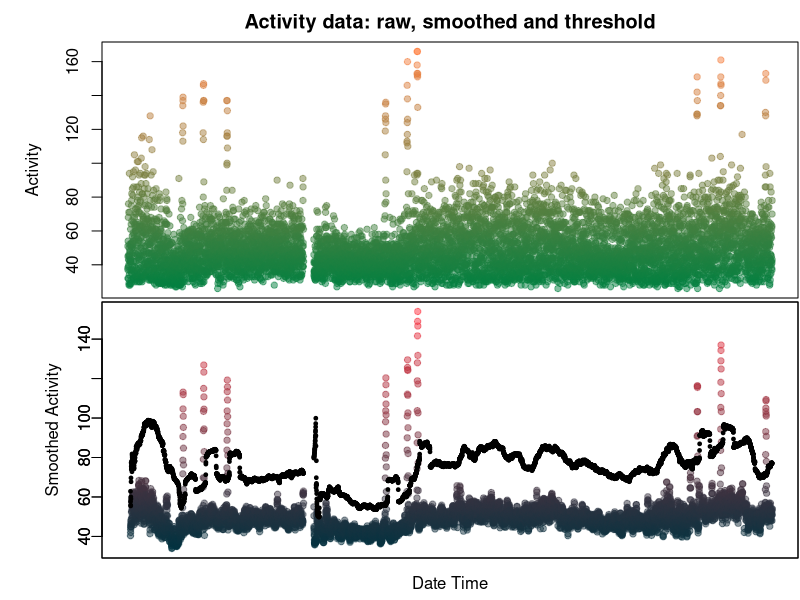
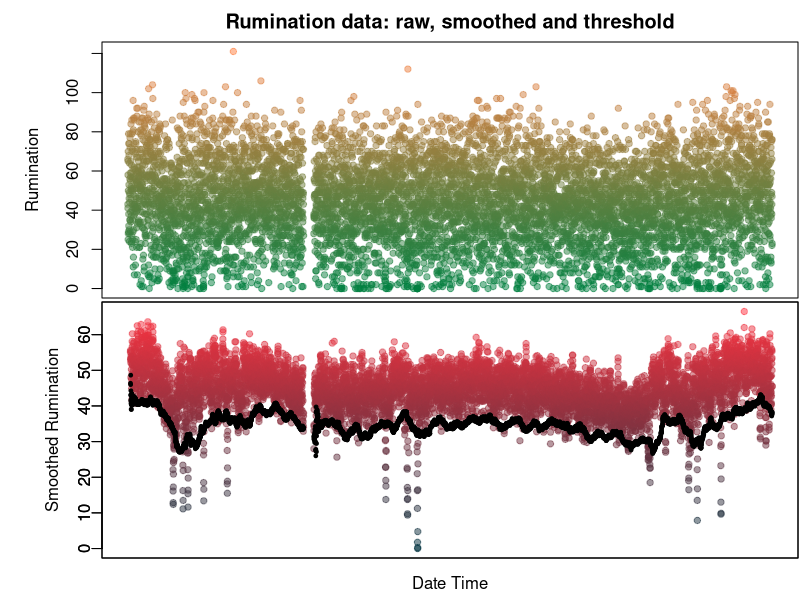
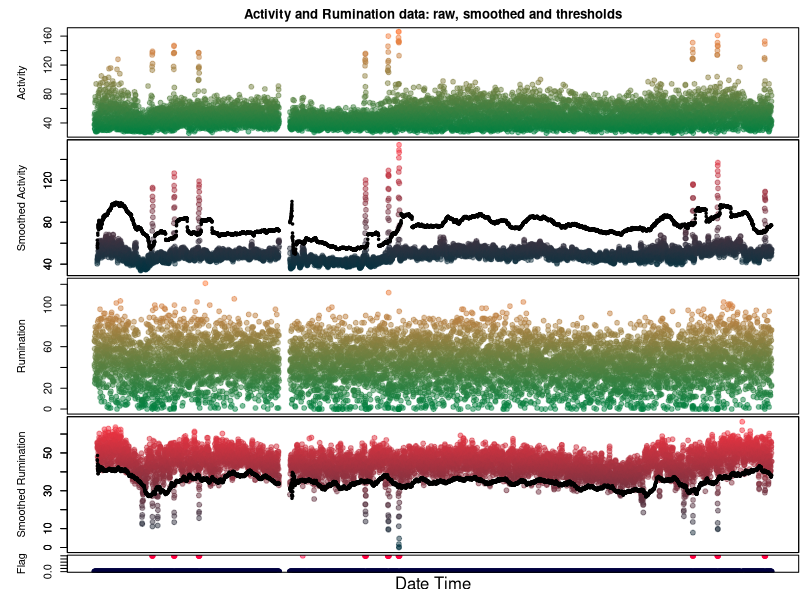

These charts were generated, in order, by the following R code:
############################# Initialization ###################################
rm(list = ls())

# Packages:
require(lubridate) 

############################ Read samplefll48mn ################################
fdf <- read.csv('fdf.csv')

############################# Sliding window function ##########################
scanme <- function(data, w1_width = 16 , w2_width = 48, w3_width = 252, slide = 2, ath = 2, rth = .5) {
  # Make sure DateTime is a POSIXct object.
  data$DateTime = as.POSIXct(data$DateTime, format="%Y-%m-%d %H:%M", tz = "GMT")
  # Initialize columns:
  data$w1am <- data$w1rm <- data$w3am <- data$w3as <- data$w3rm <- data$w3rs <- data$n1 <- data$n3 <- NA # Set empty columns.
  data$Flag <- 0 # By default any event is flagged.
  idx <- 1 # Used for indexation.
  nlim <- nrow(data) # Used for identify upper bound of iteration.
  while (idx <= nlim) {
    # Get upper bound of w1:
    w1ub <- data$DateTime[idx]
    # Set lower & upper bounds of window 1, 2, and 3
    w2ub <- w1lb <- w1ub - w1_width*60^2
    w3ub <- w2lb <- w2ub - w2_width*60^2
    w3lb <- w3ub - w3_width*60^2
    # Extract spanned information (w1)
    v1a <- data$Activity[data$DateTime <= w1ub & data$DateTime > w1lb]
    v1r <- data$Rumination[data$DateTime <= w1ub & data$DateTime > w1lb]
    n1 <- length(v1a)
    # Extract spanned information (w3)
    v3a <- data$Activity[data$DateTime <= w3ub & data$DateTime > w3lb]
    v3r <- data$Rumination[data$DateTime <= w3ub & data$DateTime > w3lb]
    trk <- data$Flag[data$DateTime <= w3ub & data$DateTime > w3lb] == 0 # Logical vector. I use this vector to exclude data corresponding to already flagged behavioral changes.
    n3 <- sum(trk)
    # Check if you have useful information.
    if (n1 == 0 | n3 <= 1) {
      idx <- idx + 1
      next
    }
    # Estimation of summary statistics at a given time
    w1am <- mean(v1a)
    w1rm <- mean(v1r)
    w3am <- mean(v3a[trk])
    w3as <- sd(v3a[trk])
    w3rm <- mean(v3r[trk])
    w3rs <- sd(v3r[trk])
    # Define conditions:
    l1 <- w1am >= w3am + ath*w3as # Check outstanding increase in activity.
    l2 <- w1rm <= w3rm - rth*w3rs # Check dicrease in rumination.
    # Flag status:
    flag <- sum(l1 & l2)
    # Index information:
    data$w1am[idx] <- w1am
    data$w1rm[idx] <- w1rm
    data$w3am[idx] <- w3am
    data$w3as[idx] <- w3as
    data$w3rm[idx] <- w3rm
    data$w3rs[idx] <- w3rs
    data$n1[idx] <- n1
    data$n3[idx] <- n3
    data$Flag[idx] <- flag
    # Update idx.
    idx <- idx + 1
  }
  return(data)
}

############################ Execute sliding window ############################
fdf <- scanme(fdf)

################################ Show Activity #################################
ath <- 2 # Unit affecting threshold for activity.
layout(matrix(c(1,2), nrow = 2))
red.act <- (fdf$Activity - min(fdf$Activity))/(max(fdf$Activity) - min(fdf$Activity))
## Plotting Activity Raw Data:
par(mar=c(0,5,2,0)+.1, mgp = c(3,1,0))
plot(fdf$Activity ~ fdf$DateTime,
     col=rgb(red.act, 0.5, 0.25, 0.5), cex = .85, pch = 19,
     main = 'Activity data: raw, smoothed and threshold', 
     xlab = "", 
     xaxt = "n",
     ylab = "Activity",
     cex.lab = 1,
     cex.axis = 1)
# Remove NAs:
sub_fdf = fdf[!is.na(fdf$w1am), ]
# red.w1am: range from 0 to 1.
red.w1am = (sub_fdf$w1am - min(sub_fdf$w1am))/(max(sub_fdf$w1am) - min(sub_fdf$w1am))
## Plotting w1am
par(mar=c(2,5,0,0)+.1, mgp = c(2,0.4,0))
plot(sub_fdf$w1am ~ sub_fdf$DateTime,
     col=rgb(red.w1am, 0.2, 0.25, 0.5), cex = .85, pch = 19,
     main = NULL, 
     xlab = "", 
     xaxt = "n",
     xlim = c(min(fdf$DateTime), max(fdf$DateTime)), 
     ylim = c(min(sub_fdf$w1am), max(sub_fdf$w1am)), 
     ylab = "Smoothed Activity",
     cex.lab = 1,
     cex.axis = 1)
mtext("Date Time", side = 1, line = 0.75)
par(new=TRUE)
plot((sub_fdf$w3am + ath*sub_fdf$w3as) ~ sub_fdf$DateTime,
     main = NULL, 
     xlab = "", 
     xaxt = "n",
     xlim = c(min(fdf$DateTime), max(fdf$DateTime)), 
     ylim = c(min(sub_fdf$w1am), max(sub_fdf$w1am)), 
     ylab = "",
     pch = 19,
     cex = .5)

############################## Show Rumination #################################
rth <- .5 # Unit affecting threshold for rumination.
layout(matrix(c(1,2), nrow = 2))
red.rum <- (fdf$Rumination - min(fdf$Rumination))/(max(fdf$Rumination) - min(fdf$Rumination))
## Plotting Rumination Raw Data:
par(mar=c(0,5,2,0)+.1, mgp = c(3,1,0))
plot(fdf$Rumination ~ fdf$DateTime,
     col=rgb(red.rum, 0.5, 0.25, 0.5), cex = .85, pch = 19,
     main = 'Rumination data: raw, smoothed and threshold', 
     xlab = "", 
     xaxt = "n",
     ylab = "Rumination",
     cex.lab = 1,
     cex.axis = 1)
# Remove NAs:
sub_fdf = fdf[!is.na(fdf$w1rm), ]
# red.w1rm: range from 0 to 1.
red.w1rm = (sub_fdf$w1rm - min(sub_fdf$w1rm))/(max(sub_fdf$w1rm) - min(sub_fdf$w1rm))
## Plotting w1rm
par(mar=c(2,5,0,0)+.1, mgp = c(2,0.4,0))
plot(sub_fdf$w1rm ~ sub_fdf$DateTime,
     col=rgb(red.w1rm, 0.2, 0.25, 0.5), cex = .85, pch = 19,
     main = NULL, 
     xlab = "", 
     xaxt = "n",
     xlim = c(min(fdf$DateTime), max(fdf$DateTime)), 
     ylim = c(min(sub_fdf$w1rm), max(sub_fdf$w1rm)), 
     ylab = "Smoothed Rumination",
     cex.lab = 1,
     cex.axis = 1)
mtext("Date Time", side = 1, line = 0.75)
par(new=TRUE)
plot((sub_fdf$w3rm - rth*sub_fdf$w3rs) ~ sub_fdf$DateTime,
     main = NULL, 
     xlab = "", 
     xaxt = "n",
     xlim = c(min(fdf$DateTime), max(fdf$DateTime)), 
     ylim = c(min(sub_fdf$w1rm), max(sub_fdf$w1rm)), 
     ylab = "",
     pch = 19,
     cex = .5)

################################ Visualization #################################
layout(matrix(c(1,1,1,2,2,2,3,3,3,4,4,4,5), nrow = 13))
## Plotting Activity Raw Data:
red.act <- (fdf$Activity - min(fdf$Activity))/(max(fdf$Activity) - min(fdf$Activity))
par(mar=c(0,5,2,0)+.1, mgp = c(3,1,0))
plot(fdf$Activity ~ fdf$DateTime,
     col=rgb(red.act, 0.5, 0.25, 0.5), cex = 1, pch = 19,
     main = 'Activity and Rumination data: raw, smoothed and thresholds', 
     xlab = "", 
     xaxt = "n",
     ylab = "Activity",
     cex.lab = 1,
     cex.axis = 1)
# Remove NAs:
sub_fdf = fdf[!is.na(fdf$w1am), ]
# red.w1am: range from 0 to 1.
red.w1am = (sub_fdf$w1am - min(sub_fdf$w1am))/(max(sub_fdf$w1am) - min(sub_fdf$w1am))
## Plotting w1am
par(mar=c(0,5,0,0)+.1)
plot(sub_fdf$w1am ~ sub_fdf$DateTime,
     col=rgb(red.w1am, 0.2, 0.25, 0.5), cex = 1, pch = 19,
     main = NULL, 
     xlab = "", 
     xaxt = "n",
     xlim = c(min(fdf$DateTime), max(fdf$DateTime)), 
     ylim = c(min(sub_fdf$w1am), max(sub_fdf$w1am)), 
     ylab = "Smoothed Activity",
     cex.lab = 1,
     cex.axis = 1)
par(new=TRUE)
plot((sub_fdf$w3am + ath*sub_fdf$w3as) ~ sub_fdf$DateTime,
     main = NULL, 
     xlab = "", 
     xaxt = "n",
     xlim = c(min(fdf$DateTime), max(fdf$DateTime)), 
     ylim = c(min(sub_fdf$w1am), max(sub_fdf$w1am)), 
     ylab = "",
     pch = 19,
     cex = .5)
## Plotting Rumination Raw Data:
red.rum <- (fdf$Rumination - min(fdf$Rumination))/(max(fdf$Rumination) - min(fdf$Rumination))
par(mar=c(0,5,0,0)+.1, mgp = c(3,1,0))
plot(fdf$Rumination ~ fdf$DateTime,
     col=rgb(red.rum, 0.5, 0.25, 0.5), cex = 1, pch = 19,
     main = NULL, 
     xlab = "", 
     xaxt = "n",
     ylab = "Rumination",
     cex.lab = 1,
     cex.axis = 1)
# Remove NAs:
sub_fdf = fdf[!is.na(fdf$w1rm), ]
# red.w1rm: range from 0 to 1.
red.w1rm = (sub_fdf$w1rm - min(sub_fdf$w1rm))/(max(sub_fdf$w1rm) - min(sub_fdf$w1rm))
## Plotting w1rm
par(mar=c(0,5,0,0)+.1)
plot(sub_fdf$w1rm ~ sub_fdf$DateTime,
     col=rgb(red.w1rm, 0.2, 0.25, 0.5), cex = 1, pch = 19,
     main = NULL, 
     xlab = "", 
     xaxt = "n",
     xlim = c(min(fdf$DateTime), max(fdf$DateTime)), 
     ylim = c(min(sub_fdf$w1rm), max(sub_fdf$w1rm)), 
     ylab = "Smoothed Rumination",
     cex.lab = 1,
     cex.axis = 1)
par(new=TRUE)
plot((sub_fdf$w3rm - rth*sub_fdf$w3rs) ~ sub_fdf$DateTime,
     main = NULL, 
     xlab = "", 
     xaxt = "n",
     xlim = c(min(fdf$DateTime), max(fdf$DateTime)), 
     ylim = c(min(sub_fdf$w1rm), max(sub_fdf$w1rm)), 
     ylab = "",
     pch = 19,
     cex = .5)
# Plot Flagged behavior
red.Flag = (fdf$Flag - min(fdf$Flag))/(max(fdf$Flag) - min(fdf$Flag))
par(mar=c(2,5,0,0)+.1)
plot(fdf$Flag ~ fdf$DateTime,
     col=rgb(red.Flag, 0, 0.25, 0.5), cex = 1, pch = 19,
     main = NULL, 
     xlab = '',
     xaxt = "n",
     ylab = "Flag",
     xlim = c(min(fdf$DateTime), max(fdf$DateTime)), 
     cex.lab = 1,
     cex.axis = 1)
mtext("Date Time", side = 1, line = 0.5)
